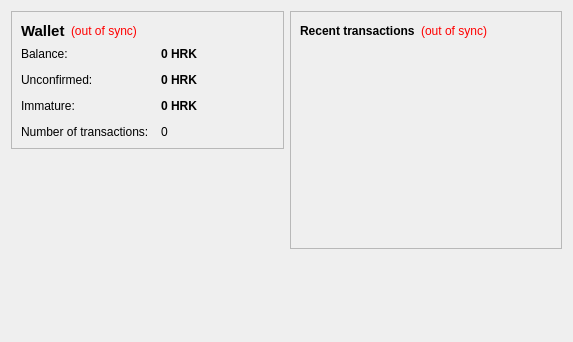
<?xml version="1.0" encoding="UTF-8"?>
<ui version="4.0">
 <class>OverviewPage</class>
 <widget class="QWidget" name="OverviewPage">
  <property name="geometry">
   <rect>
    <x>0</x>
    <y>0</y>
    <width>573</width>
    <height>342</height>
   </rect>
  </property>
  <property name="windowTitle">
   <string>Form</string>
  </property>
  <layout class="QHBoxLayout" name="horizontalLayout" stretch="1,1">
   <item>
    <layout class="QVBoxLayout" name="verticalLayout_2">
     <item>
      <widget class="QFrame" name="frame">
       <property name="frameShape">
        <enum>QFrame::StyledPanel</enum>
       </property>
       <property name="frameShadow">
        <enum>QFrame::Raised</enum>
       </property>
       <layout class="QVBoxLayout" name="verticalLayout_4">
        <item>
         <layout class="QHBoxLayout" name="horizontalLayout_4">
          <item>
           <widget class="QLabel" name="label_5">
            <property name="font">
             <font>
              <pointsize>11</pointsize>
              <weight>75</weight>
              <bold>true</bold>
             </font>
            </property>
            <property name="text">
             <string>Wallet</string>
            </property>
           </widget>
          </item>
          <item>
           <widget class="QLabel" name="labelWalletStatus">
            <property name="toolTip">
             <string>The displayed information may be out of date. Your wallet automatically synchronizes with the HerkCoin network after a connection is established, but this process has not completed yet.</string>
            </property>
            <property name="styleSheet">
             <string notr="true">QLabel { color: red; }</string>
            </property>
            <property name="text">
             <string notr="true">(out of sync)</string>
            </property>
            <property name="alignment">
             <set>Qt::AlignLeading|Qt::AlignLeft|Qt::AlignVCenter</set>
            </property>
           </widget>
          </item>
          <item>
           <spacer name="horizontalSpacer_2">
            <property name="orientation">
             <enum>Qt::Horizontal</enum>
            </property>
            <property name="sizeHint" stdset="0">
             <size>
              <width>40</width>
              <height>20</height>
             </size>
            </property>
           </spacer>
          </item>
         </layout>
        </item>
        <item>
         <layout class="QFormLayout" name="formLayout_2">
          <property name="fieldGrowthPolicy">
           <enum>QFormLayout::AllNonFixedFieldsGrow</enum>
          </property>
          <property name="horizontalSpacing">
           <number>12</number>
          </property>
          <property name="verticalSpacing">
           <number>12</number>
          </property>
          <item row="0" column="0">
           <widget class="QLabel" name="label">
            <property name="text">
             <string>Balance:</string>
            </property>
           </widget>
          </item>
          <item row="0" column="1">
           <widget class="QLabel" name="labelBalance">
            <property name="font">
             <font>
              <weight>75</weight>
              <bold>true</bold>
             </font>
            </property>
            <property name="cursor">
             <cursorShape>IBeamCursor</cursorShape>
            </property>
            <property name="toolTip">
             <string>Your current balance</string>
            </property>
            <property name="text">
             <string notr="true">0 HRK</string>
            </property>
            <property name="textInteractionFlags">
             <set>Qt::LinksAccessibleByMouse|Qt::TextSelectableByKeyboard|Qt::TextSelectableByMouse</set>
            </property>
           </widget>
          </item>
          <item row="1" column="0">
           <widget class="QLabel" name="label_3">
            <property name="text">
             <string>Unconfirmed:</string>
            </property>
           </widget>
          </item>
          <item row="1" column="1">
           <widget class="QLabel" name="labelUnconfirmed">
            <property name="font">
             <font>
              <weight>75</weight>
              <bold>true</bold>
             </font>
            </property>
            <property name="cursor">
             <cursorShape>IBeamCursor</cursorShape>
            </property>
            <property name="toolTip">
             <string>Total of transactions that have yet to be confirmed, and do not yet count toward the current balance</string>
            </property>
            <property name="text">
             <string notr="true">0 HRK</string>
            </property>
            <property name="textInteractionFlags">
             <set>Qt::LinksAccessibleByMouse|Qt::TextSelectableByKeyboard|Qt::TextSelectableByMouse</set>
            </property>
           </widget>
          </item>
          <item row="3" column="0">
           <widget class="QLabel" name="label_2">
            <property name="text">
             <string>Number of transactions:</string>
            </property>
           </widget>
          </item>
          <item row="3" column="1">
           <widget class="QLabel" name="labelNumTransactions">
            <property name="toolTip">
             <string>Total number of transactions in wallet</string>
            </property>
            <property name="text">
             <string notr="true">0</string>
            </property>
           </widget>
          </item>
          <item row="2" column="0">
           <widget class="QLabel" name="labelImmatureText">
            <property name="text">
             <string>Immature:</string>
            </property>
           </widget>
          </item>
          <item row="2" column="1">
           <widget class="QLabel" name="labelImmature">
            <property name="font">
             <font>
              <weight>75</weight>
              <bold>true</bold>
             </font>
            </property>
            <property name="toolTip">
             <string>Mined balance that has not yet matured</string>
            </property>
            <property name="text">
             <string notr="true">0 HRK</string>
            </property>
            <property name="textInteractionFlags">
             <set>Qt::LinksAccessibleByMouse|Qt::TextSelectableByKeyboard|Qt::TextSelectableByMouse</set>
            </property>
           </widget>
          </item>
         </layout>
        </item>
       </layout>
      </widget>
     </item>
     <item>
      <spacer name="verticalSpacer">
       <property name="orientation">
        <enum>Qt::Vertical</enum>
       </property>
       <property name="sizeHint" stdset="0">
        <size>
         <width>20</width>
         <height>40</height>
        </size>
       </property>
      </spacer>
     </item>
    </layout>
   </item>
   <item>
    <layout class="QVBoxLayout" name="verticalLayout_3">
     <item>
      <widget class="QFrame" name="frame_2">
       <property name="frameShape">
        <enum>QFrame::StyledPanel</enum>
       </property>
       <property name="frameShadow">
        <enum>QFrame::Raised</enum>
       </property>
       <layout class="QVBoxLayout" name="verticalLayout">
        <item>
         <layout class="QHBoxLayout" name="horizontalLayout_2">
          <item>
           <widget class="QLabel" name="label_4">
            <property name="text">
             <string>&lt;b&gt;Recent transactions&lt;/b&gt;</string>
            </property>
           </widget>
          </item>
          <item>
           <widget class="QLabel" name="labelTransactionsStatus">
            <property name="toolTip">
             <string>The displayed information may be out of date. Your wallet automatically synchronizes with the HerkCoin network after a connection is established, but this process has not completed yet.</string>
            </property>
            <property name="styleSheet">
             <string notr="true">QLabel { color: red; }</string>
            </property>
            <property name="text">
             <string notr="true">(out of sync)</string>
            </property>
            <property name="alignment">
             <set>Qt::AlignRight|Qt::AlignTrailing|Qt::AlignVCenter</set>
            </property>
           </widget>
          </item>
          <item>
           <spacer name="horizontalSpacer">
            <property name="orientation">
             <enum>Qt::Horizontal</enum>
            </property>
            <property name="sizeHint" stdset="0">
             <size>
              <width>40</width>
              <height>20</height>
             </size>
            </property>
           </spacer>
          </item>
         </layout>
        </item>
        <item>
         <widget class="QListView" name="listTransactions">
          <property name="styleSheet">
           <string notr="true">QListView { background: transparent; }</string>
          </property>
          <property name="frameShape">
           <enum>QFrame::NoFrame</enum>
          </property>
          <property name="verticalScrollBarPolicy">
           <enum>Qt::ScrollBarAlwaysOff</enum>
          </property>
          <property name="horizontalScrollBarPolicy">
           <enum>Qt::ScrollBarAlwaysOff</enum>
          </property>
          <property name="selectionMode">
           <enum>QAbstractItemView::NoSelection</enum>
          </property>
         </widget>
        </item>
       </layout>
      </widget>
     </item>
     <item>
      <spacer name="verticalSpacer_2">
       <property name="orientation">
        <enum>Qt::Vertical</enum>
       </property>
       <property name="sizeHint" stdset="0">
        <size>
         <width>20</width>
         <height>40</height>
        </size>
       </property>
      </spacer>
     </item>
    </layout>
   </item>
  </layout>
 </widget>
 <resources/>
 <connections/>
</ui>
